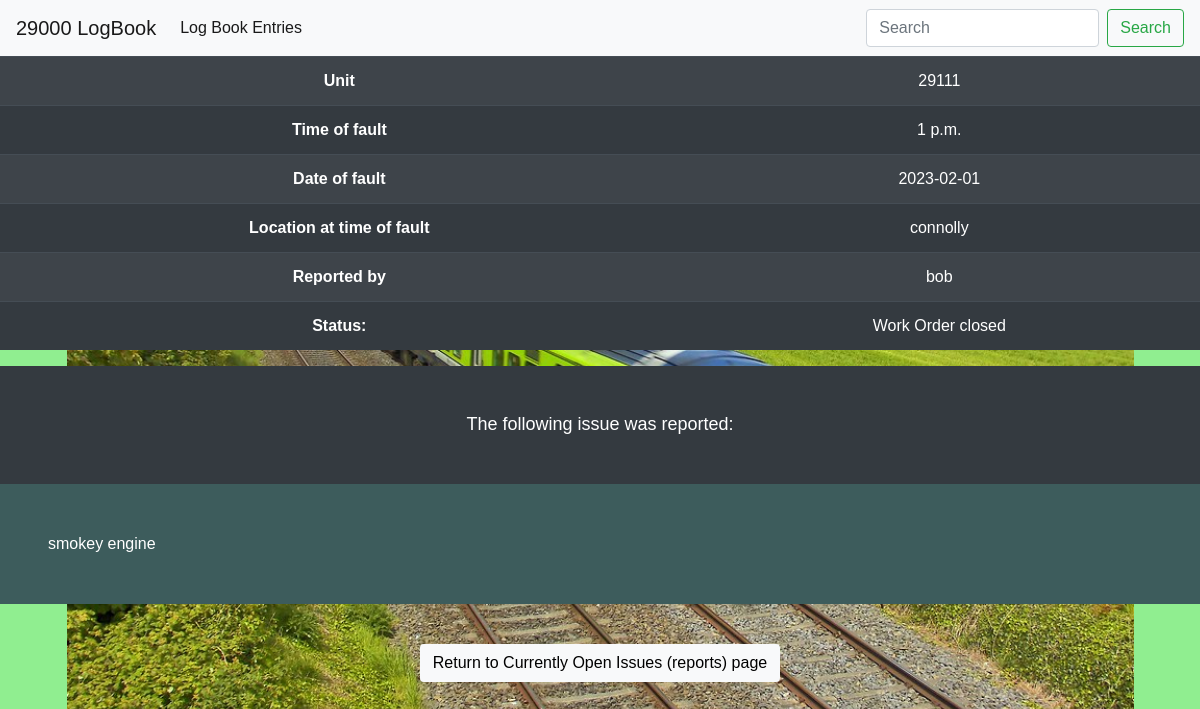
The page /report_detail.html/12/ on the database its author committed.
### report/models.py (models this page shows, shortened)
class Logbook_report(models.Model):
    Grade = models.CharField(max_length=25, default='Driver')
    driver_name = models.CharField(max_length=50)
    driver_email = models.EmailField(blank=True)  # blank =  make optional
    unit = models.IntegerField(default=29)
    location_at_time_of_fault = models.TextField(max_length=60)
    time_of_fault = models.TimeField(null=True, blank=True)
    date_of_fault = models.TextField()
    details_of_defect = models.TextField()
    report_read = models.BooleanField(default=False)
    work_order_created = models.BooleanField(default=False)
    driver_responded_to = models.BooleanField(default=False)
    work_order_closed = models.BooleanField(default=False)
    class Meta:
        ordering = ['date_of_fault']

### report/views.py (the view)
# urls.py: path('report_detail.html/<logbook_report_id>/', views.report_detail, name='report_detail'),
def report_detail(request, logbook_report_id):
    report = get_object_or_404(Logbook_report, pk=logbook_report_id)
    context = {
        'report': report,
    }
    return render(request, 'report_detail.html', context)

### report/templates/report_detail.html
{% extends "base.html" %}
{% load static %}
{% load crispy_forms_tags%}
{% block content %}
<div class="no-margin">
    <table class="text-align table table-striped table-dark">
        <tbody>
            <tr>
                <th scope="row">Unit</th>
                <td>{{ report.unit }}</td>
            </tr>
            <tr>
                <th scope="row">Time of fault</th>
                <td>{{ report.time_of_fault }}</td>
            </tr>
            <tr>
                <th scope="row">Date of fault</th>
                <td>{{ report.date_of_fault }}</td>
            </tr>
            <tr>
                <th scope="row">Location at time of fault</th>
                <td>{{ report.location_at_time_of_fault }}</td>
            </tr>
            <tr>
                <th scope="row">Reported by</th>
                <td >{{ report.driver_name }}</td>
            </tr>
            <tr>
                <th scope="row">Status:</th>
                <td >
                    {% if report.report_read and report.work_order_closed and report.work_order_created %}
                             Work Order closed
                      {% elif report.work_order_created %}
                      Work Order created
                    {% else %}
                    Issue has been seen by dsm
                      {% endif %}
                     </td>
            </tr>
        </tbody>
    </table>
</div>
<div>
    <h5 class="bg-dark detail-heading text-align text-white">The following issue was reported:</h5>
    <p class="text-white">
        {{ report.details_of_defect }}
    </p>
</div>
<div class="back-btn text-align">
    <a class="btn btn-signup bg-light" href="{% url 'reports_list' %}">Return to Currently Open Issues (reports) page</a>
</div>
{% endblock %}

### static/css/style.css (style rules this page uses)
body { background: lightgreen url("/media/29000\ _image.jpg") no-repeat center center; background-size: auto 100%; padding:0; margin:0; height:100%; font-family: 'Maven Pro', sans-serif; min-height: 100vh; display: flex; flex-direction: column; margin: 0; }
.text-align { text-align: center; }
.btn-signup { background-color:antiquewhite; color:black; margin: 2%; }
.detail-heading { width:100%; padding: 4%; }
.detail-heading { font-size: large; }
p { padding: 4%; background-color: #3d5c5c; }
h5 { margin: 0; }
div { margin: 0px; margin: 0; padding: 0; }
.back-btn { padding: 0; }

### rows shown on the page
Logbook_report: unit "29111", time_of_fault "1 p.m.", date_of_fault "2023-02-01", location_at_time_of_fault "connolly", driver_name "bob", details_of_defect "smokey engine"
